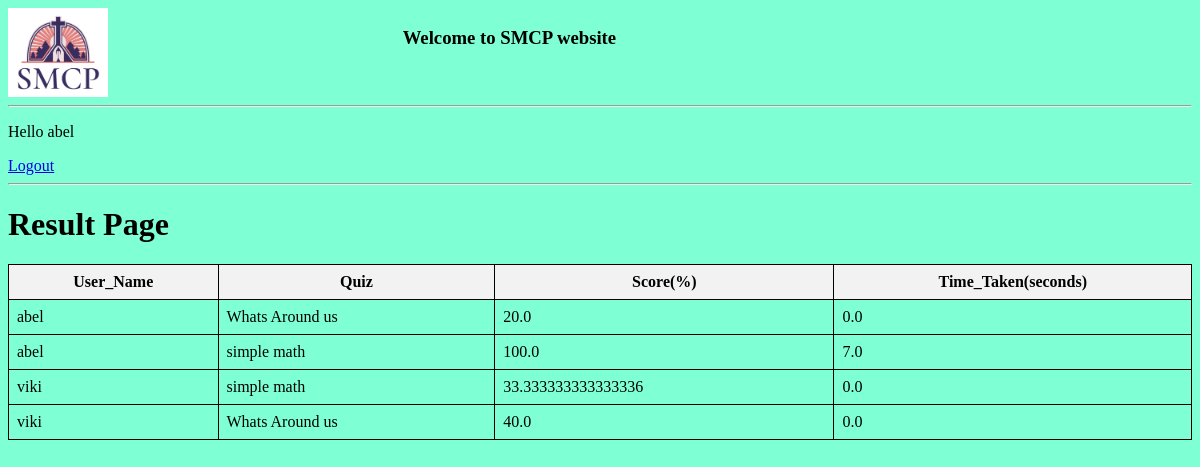
The page /results/ (signed in) on the database its author committed.
### quizes/models.py (models this page shows, shortened)
class Quiz(models.Model):
    name = models.CharField(max_length=120)
    topic = models.CharField(max_length=120)
    number_of_questions = models.IntegerField()
    time = models.IntegerField(help_text="duration of the quiz in minutes")
    required_score_to_pass = models.IntegerField(help_text="required score to pass in %")
    difficulty = models.CharField(max_length=6, choices=DIFF_CHOICES)
    class Meta:
        verbose_name_plural = 'Quizes'

### base/views.py (the view)
# urls.py: path('results/',views.resultpage, name="resultpage"),
def resultpage(request):
    page = 'resultpage'
    column1 = 'User_Name'
    column2 = 'Quiz'
    column3 = 'Score(%)'
    column4 = 'Time_Taken(seconds)'
    users= User.objects.all()
    data = {}
    for user in users:
     results = Result.objects.filter(user=user)
     attemptedquiz = {}
     for result in results:
         if result.quiz.name in attemptedquiz.keys():
             scoreandtime = attemptedquiz[result.quiz.name]
             scoreandtime = scoreandtime.split()
             score = float(scoreandtime[0])
             print(score)
             if score < result.score:
                 attemptedquiz[result.quiz.name] = str(result.score)+" "+str(result.time)
         else:
             attemptedquiz[result.quiz.name]=str(result.score)+" "+str(result.time)
     data[user.username] = attemptedquiz
    context = {'data':data,'page':page,'column1':column1,'column2':column2,'column3':column3,'column4':column4}
    return render(request,'base/resultpage.html',context)

### base/templates/base/resultpage.html (shortened to what this page needs)
{% extends 'main.html' %}
{% block content %}
<head>
  <link rel="stylesheet" type="text/css" media="screen" href="/static/styles/aboutchurch.css">
</head>
<body>
  {% if page == 'resultpage' %}
  <h1>Result Page</h1>
  <table>
    <tr>
      <th>{{ column1 }}</th>
      <th>{{ column2 }}</th>
      <th>{{ column3 }}</th>
      <th>{{ column4 }}</th>
    </tr>
    {% for username, attemptedquiz in data.items %}
      {% for quiz, scoreandtime in attemptedquiz.items %}
      <tr>
        <td>{{ username }}</td>
        <td>
            {{ quiz }}
            <td>
              {% with score=scoreandtime.split.0 %}
              {{ score }}
              {% endwith %}
            </td>
            <td>
              {% with time=scoreandtime.split.1 %}
              {{ time }}
              {% endwith %}
            </td>
        </td>
      </tr>
      {% endfor %}
    {% endfor %}
  </table>
  {% endif %}
</body>
{% endblock content %}

### templates/navbar.html
<div>
  {% if request.user.is_authenticated %}
  <p>Hello {{request.user}}</p>
  <a href="{% url 'logout' %}">Logout</a>
  <hr>
  {% else %}
  <a href="{% url 'login' %}">Login for admin</a>
  <hr>
  {% endif %}
</div>

### static/styles/main.css (style rules this page uses)
body { background-color: aquamarine; }

### static/styles/aboutchurch.css (style rules this page uses)
table { border-collapse: collapse; width: 100%; }
th, td { border: 1px solid black; padding: 8px; }
th { background-color: #f2f2f2; font-weight: bold; }

### rows shown on the page
Quiz: attemptedquiz "Whats Around us" "Whats Around us"
Quiz: attemptedquiz "simple math" "simple math"

### other values the page prints
{{ request.user }} "abel"
{{ column1 }} "User_Name"
{{ column2 }} "Quiz"
{{ column3 }} "Score(%)"
{{ column4 }} "Time_Taken(seconds)"
{{ username }} "abel" "abel" "viki" "viki"
{{ score }} "20.0" "100.0" "33.333333333333336" "40.0"
{{ time }} "0.0" "7.0" "0.0" "0.0"
